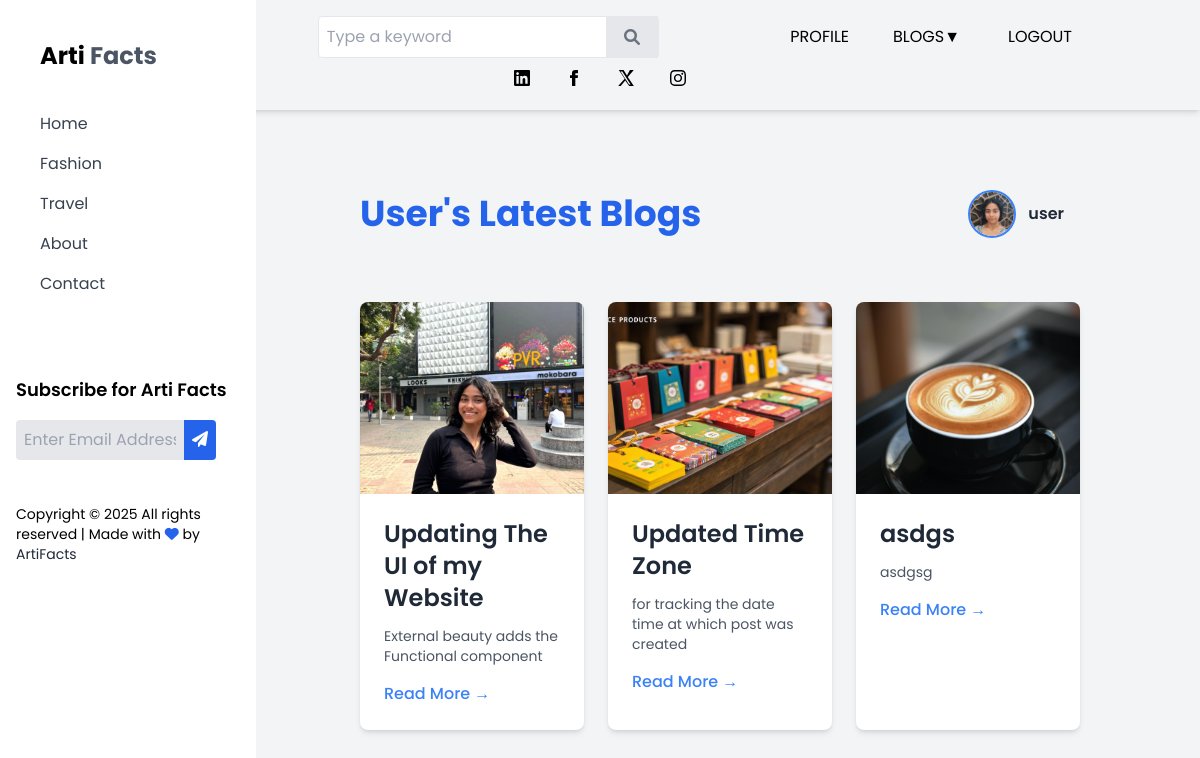
/your_post/ (signed in), run on the app's committed database.
### myBlog/models.py (models this page shows, shortened)
class Category(models.Model):
    slug=models.CharField(max_length=150,null=False,blank=False)
    name=models.CharField(max_length=150,null=False,blank=False)
    image=models.ImageField(upload_to=get_file_path,null=True,blank=True)
    descriptions=models.TextField(max_length= 500,null=False,blank=False)
    status=models.BooleanField(default=False,help_text="0=default,1=Trending")
    meta_title=models.CharField(max_length=150,null=False,blank=False)
    meta_keywords=models.CharField(max_length=150,null=False,blank=False)
    created_at=models.DateTimeField(auto_now_add=True)

class UserPost(models.Model):
    title = models.CharField(max_length=150,null=False)
    content = models.TextField()
    author = models.ForeignKey(User,on_delete=models.CASCADE)
    created_at = models.DateTimeField(auto_now_add=True)
    image = models.ImageField(upload_to=get_image_path )
    class Meta:
        ordering = ('-created_at',)

### user/models.py (models this page shows, shortened)
class Profile(models.Model):
    user = models.OneToOneField(User,on_delete=models.CASCADE)
    pic = models.ImageField(default='default.png',upload_to=get_pic_path,validators=[FileExtensionValidator(['png','jpg','jpeg','webp'])])
    bio = models.TextField(blank=True,null=True)

### myBlog/views.py (the view)
# urls.py: path('your_post/',views.your_post,name="your_post"),
@login_required
def your_post(request):
    category = Category.objects.filter(status = 0)
    blog = UserPost.objects.filter(author = request.user)
    context = {
        'blog':blog,
        'category':category
    }
    return render(request,'your_post.html',context)

### myBlog/templates/your_post.html (shortened to what this page needs)
{% extends 'base.html' %}
{% load static %}
{% load crispy_forms_tags %}
{% block content %}
<!DOCTYPE html>
<html lang="en">
<head>
    <script src="https://cdn.tailwindcss.com"></script>
</head>
<body class="bg-gray-100 text-gray-900">
    <div class="container mx-auto px-4 py-10 md:pl-64 mt-4">
    <div class="container mx-auto py-6 px-4 flex items-center justify-between">
        <h1 class="text-4xl font-bold text-blue-600">{{ user.username|title }}'s Latest Blogs</h1>
        <a href="{% url 'profile' %}" class="flex items-center space-x-3 hover:opacity-90 mr-4">
            {% if user.profile.pic %}
                <img src="{{ user.profile.pic.url }}" alt="{{ user.username }}"
                     class="w-12 h-12 rounded-full border-2 border-blue-500 object-cover">
            {% else %}
                <div class="w-12 h-12 flex items-center justify-center rounded-full bg-blue-500 text-white font-semibold text-lg">
                    {{ user.username|slice:":1"|upper }}
                </div>
            {% endif %}
            <span class="text-gray-800 font-semibold">{{ user.username }}</span>
        </a>
    </div>
    <div class="container mx-auto py-10 px-4">
        <div class="grid grid-cols-1 sm:grid-cols-2 lg:grid-cols-3 gap-6">
            {% for blogs in blog %}
            <div class="bg-white rounded-lg shadow-md hover:shadow-lg transition-shadow duration-300">
                <div class="overflow-hidden rounded-t-lg">
                    <img src="{{ blogs.image.url }}" alt="{{ blogs.title }}" class="w-full h-48 object-cover transition-transform duration-300 hover:scale-105">
                </div>
                <div class="p-6">
                    <h2 class="text-2xl font-semibold mb-3 text-gray-800 hover:text-blue-600 transition-colors">
                        {{ blogs.title }}
                    </h2>
                    <p class="text-gray-600 text-sm line-clamp-3">
                        {{ blogs.content }}
                    </p>
                    <a href="{%  url 'post_view' blogs.id %}" class="inline-block mt-4 text-blue-500 font-medium hover:underline">
                        Read More →
                    </a>
                </div>
            </div>
            {% endfor %}
        </div>
    </div>
    </div>
</body>
</html>
{% endblock %}

### myBlog/templates/sidebar.html (shortened to what this page needs)
{% load static %}
{% load tz %}
{% load crispy_forms_tags %}
<!DOCTYPE html>
<html lang="en">
<head>
  <script src="https://cdn.tailwindcss.com"></script>
  <link href="https://cdnjs.cloudflare.com/ajax/libs/font-awesome/6.0.0-beta3/css/all.min.css" rel="stylesheet">
</head>
<body>
  <aside id="sidebar" class="w-64 h-screen bg-white text-black fixed top-0 transform -translate-x-full md:translate-x-0 transition-transform duration-300 md:z-40 z-[60] p-4">
    <div class="p-6">
      <h1 class="text-2xl font-bold mb-4">Arti <span class="text-gray-600">Facts</span></h1>
      <nav class="mt-10">
        <ul>
          <li class="mb-4"><a href="/" class="text-gray-700 hover:text-purple-700">Home</a></li>
          {% for cat in category %}
          <li class="mb-4"><a href="{% url 'category_view' cat.slug %}" class="text-gray-700 hover:text-purple-700">{{cat.name}}</a></li>
          {% endfor %}
          <li class="mb-4"><a href="{% url 'about' %}" class="text-gray-700 hover:text-purple-700">About</a></li>
          <li class="mb-4"><a href="{% url 'contact' %}" class="text-gray-700 hover:text-purple-700">Contact</a></li>
        </ul>
      </nav>
    </div>
    <div class="mt-10">
      <h3 class="text-lg font-semibold mb-4 mt-10">Subscribe for Arti Facts</h3>
      <form class="flex">
        <input type="text" placeholder="Enter Email Address" class="p-2 rounded-l bg-gray-200 text-blue-600 w-[75%]">
        <button class="bg-blue-600 text-white  p-2 rounded-r"><i class="fas fa-paper-plane"></i></button>
      </form>
    </div>
    <p class="text-sm text-black mt-11">
      Copyright &copy; <script>document.write(new Date().getFullYear());</script> All rights reserved | Made with <i class="fas fa-heart text-blue-600"></i> by <a href="/" class="text-gray-800">ArtiFacts</a>
    </p>
  </aside>
</body>
</html>

### myBlog/templates/sidebar.html (style rules this page uses)
body { font-family: 'Poppins', sans-serif; }

### data on the page
Category: name "Fashion"
Category: name "Travel"
UserPost: image (picture), title "Updating The UI of my Website", content "External beauty adds the Functional component"
UserPost: image (picture), title "Updated Time Zone", content "for tracking the date time at which post was created"
UserPost: image (picture), title "asdgs", content "asdgsg"

### other printed values
{{ user.username|title }} "User"
{{ user.username }} "user"
